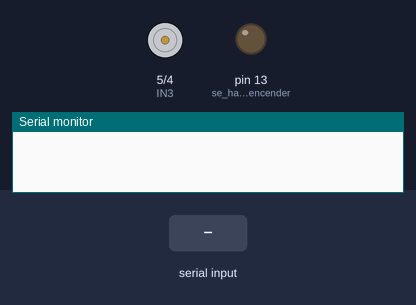
A sketch run on a simulated Arduino Uno, built with avr-gcc and run on an emulated ATmega328P. On the bench: motor-driver pin pairs drawn as motors (green arrow = first pin HIGH = forward, orange = second pin HIGH = backward, longer = more drive, scaled by the enable pin), output pins drawn as LEDs (lit = HIGH), the last lines printed to the serial monitor. The test bench sets the inputs (shaded band).

Above: at 1.2 s.
1.3 s: "1\n" received over Serial
At 1.6 s:
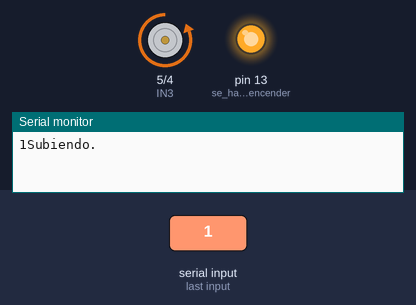
2.8 s: "2\n" received over Serial
At 4.9 s:
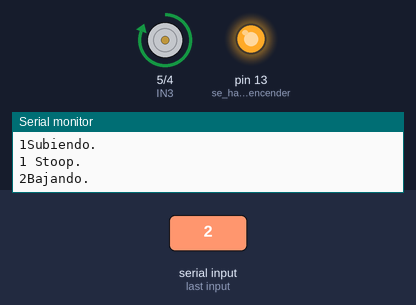
Timing chart, 0 to 8.9 s (numbered marks = the images above; inputs shaded):
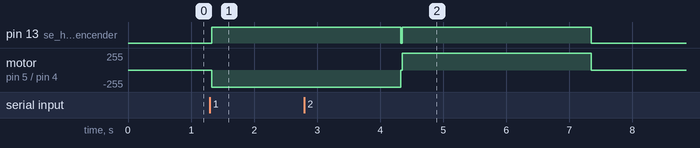

The sketch:

Motor_01.ino
```cpp
int IN3 = 5;    // Input3 conectada al pin 5
int IN4 = 4;    // Input4 conectada al pin 4
int ENB = 3;    // ENB conectada al pin 3 de Arduino
int var;
void setup()
{
   pinMode (ENB, OUTPUT);
   pinMode (IN3, OUTPUT);
   pinMode (IN4, OUTPUT);
   pinMode ( 13, OUTPUT ) ;     // se habilita para encender el led de la placa arduino

   Serial.begin(9600) ;               // Inicializa el Puerto serie
}

void loop()
{
  //Preparamos la salida para que el motor gire en un sentido
  digitalWrite (IN3, LOW);
  digitalWrite (IN4, HIGH);

  char c = ' ' ;
  String mensaje ="" ;

  if (Serial.available())
    {  String s = GetLine();
       int i = s.toInt() ;          //Como esperamos un número, convertimos el texto a numero

       if (i == 1)

         {
          digitalWrite (IN3, LOW);
          digitalWrite (IN4, HIGH);


         Serial.println(String(s) + "Subiendo.");
         digitalWrite( 13 ,  HIGH) ;
         analogWrite(ENB,255);    //si cambiamos el valor entre 0-255 varia la velocidadr
         delay(3000);
         analogWrite(ENB,0);
         Serial.println(String(s) + " Stoop.");
         digitalWrite( 13 ,  LOW) ;
         }

       if (i == 2)
         {
          digitalWrite (IN4, LOW);
          digitalWrite (IN3, HIGH);

         Serial.println(String(s) + "Bajando.");
         digitalWrite( 13 ,  HIGH) ;
         analogWrite(ENB,255);
         delay(3000);
         analogWrite(ENB,0);
         Serial.println(String(s) + " Stoop.");
         digitalWrite( 13 ,  LOW) ;

         }
     }
}

String GetLine()
{  String S = "" ;
  if (Serial.available())
      {
        char c = Serial.read(); ;
        while ( c != '\n')
            {   S = S + c ;
                delay(25) ;
                c = Serial.read();
            }
         return(S) ;
      }
}
```

Measured:
- after the input at 1.3 s, pin 13 (se_habilita_para_encender): LOW → HIGH at once; motor on pin 5 (IN3) / pin 4 (IN4): stopped → backward 255/255 at once
